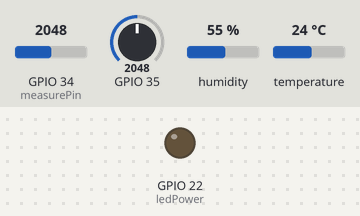
Bench run of a sketch on a simulated ESP32. Shown: output pins drawn as LEDs (lit = HIGH). The test bench sets the inputs (shaded band); at power-on: GPIO 34 (measurePin) = 2048, GPIO 35 = 2048, humidity 55 %, temperature 24 °C. WiFi joins after 1.5 s; servers stay silent unless stated; what the sketch prints to the serial monitor is not drawn.

Above: at 0.1 s.
At 1.6 s:
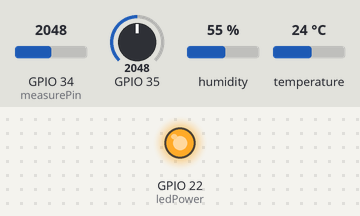
Timing chart, 0 to 3.1 s (numbered marks = the images above):
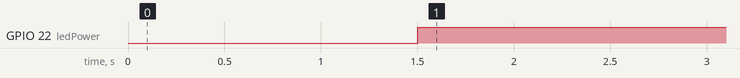

Measured:
- by itself, GPIO 22 (ledPower): LOW → HIGH at 1.5 s

The sketch:

arduinoesp.ino
```cpp
#include "DHT.h"
#include "ThingSpeak.h"
#include "WiFi.h"

const char* ssid = "INFINITUMDIAZ_2.4";              //SSID del router.
const char* password = "Xk83yF65Zf";                //Contraseña del router.

unsigned long channelID = 1923323;                //ID del canal.
const char* WriteAPIKey = "C67GGD6EG9S9X3LD";     //Write API Key del canal.

WiFiClient cliente;
//Declaracion de variables
int mq135;
const int measurePin = 34;
const int ledPower = 22;
int samplingTime = 280;
int deltaTime = 40;
int sleepTime = 9680;
float voMeasured = 0;
float calcVoltage = 0;
float dustDensity = 0;
DHT dht(23, DHT11);


void setup(){

  WiFi.begin(ssid,password);
  while (WiFi.status() != WL_CONNECTED) {
    delay(500);
    Serial.print(".");
  }
  Serial.println("Wifi conectado!");

  ThingSpeak.begin(cliente);

  Serial.begin(9600);
  pinMode(ledPower,OUTPUT);
  Serial.begin(9600);
  dht.begin();
}
void loop(){


  voMeasured = analogRead(measurePin);

  delayMicroseconds(deltaTime);
  digitalWrite(ledPower,HIGH);
  delayMicroseconds(sleepTime);

  //Calculos matematicos
  calcVoltage = voMeasured * (5.0 / 1024.0);
  dustDensity = 170 * calcVoltage - 0.1;

  delay(1000);
  float h = dht.readHumidity();
  float t = dht.readTemperature();


  //microgramos/metro cúbico ( µg/m3)
  mq135=analogRead(35);

  Serial.print("  Gases(ppm):");
  Serial.print(mq135);
  Serial.print(",");
  //microgramos/metro cúbico ( µg/m3)
  Serial.print("  Densidad de polvo (ug/m3):");
  Serial.print(dustDensity);
  Serial.print(",");
  Serial.print("  Humedad:");
  Serial.print(h);
  Serial.print("%");
  Serial.print(",");
  Serial.print("  Temperatura: ");
  Serial.print(t);
  Serial.println(" C");
  //Envio de datos a ThingSpeak
  ThingSpeak.setField (1,t);
  ThingSpeak.setField (2,h);
  ThingSpeak.setField (3,dustDensity);
  ThingSpeak.setField (4,mq135);
  ThingSpeak.writeFields(channelID,WriteAPIKey);
  Serial.println("Datos enviados a ThingSpeak!");
  delay(14000);
}
```
